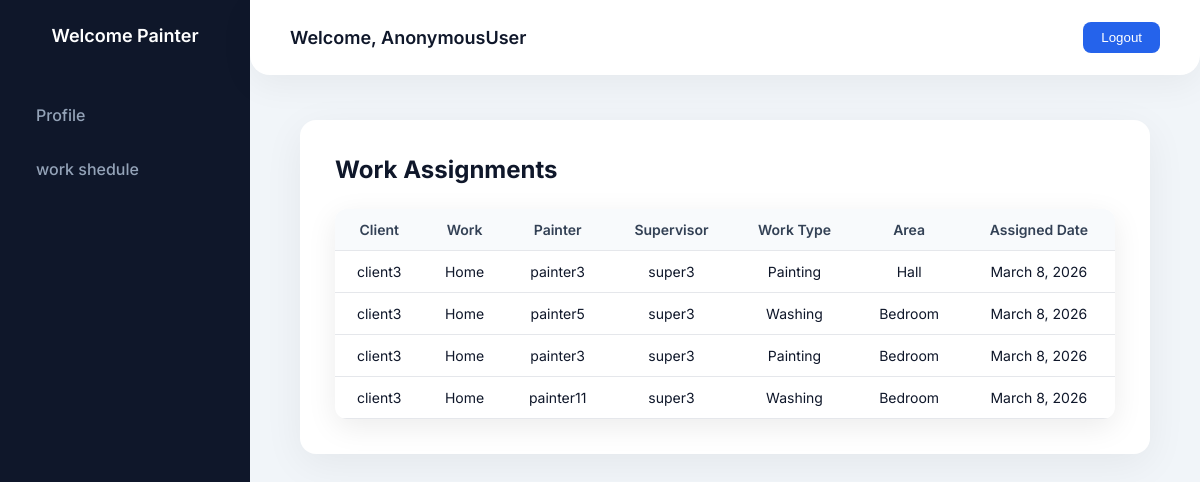
/painter-assigned-works/, run on an earlier commit of the app's database.
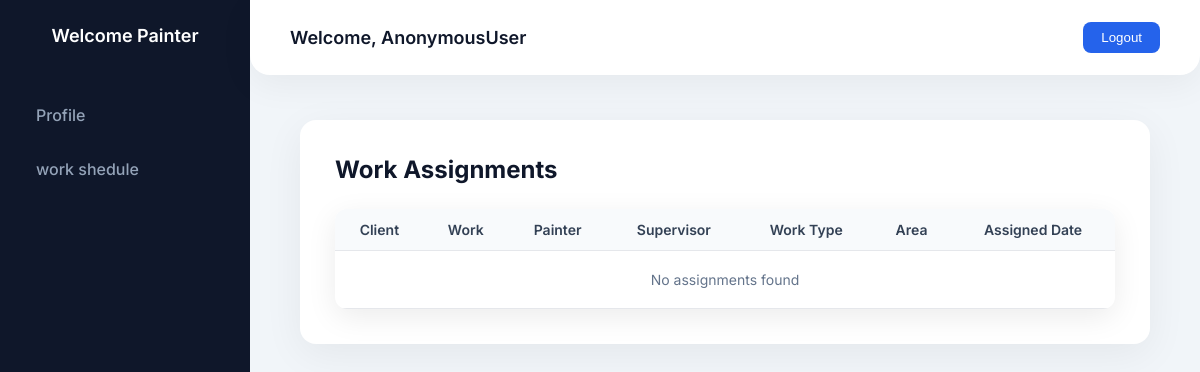
And on a later commit of the database.
### brush_track_app/models.py (models this page shows, shortened)
class WorkAssign(models.Model):
    AREA_CHOICES = [
        ('hall', 'Hall'),
        ('bedroom', 'Bedroom'),
        ('kitchen', 'Kitchen'),
        ('bathroom', 'Bathroom'),
        ('exterior', 'Exterior'),
    ]
    WORK_TYPE_CHOICES = [
        ('painting', 'Painting'),
        ('washing', 'Washing'),
        ('cleaning', 'Cleaning'),
    ]
    STATUS_CHOICES = [
        ('pending', 'Pending'),
        ('in_progress', 'In Progress'),
        ('completed', 'Completed'),
    ]
    client = models.ForeignKey(Client, on_delete=models.CASCADE)
    work = models.ForeignKey(Work, on_delete=models.CASCADE)
    painter = models.ForeignKey(Painter, on_delete=models.CASCADE)
    supervisor = models.ForeignKey(Supervisor, on_delete=models.CASCADE)
    work_type = models.CharField(max_length=20, choices=WORK_TYPE_CHOICES)
    area = models.CharField(max_length=50, choices=AREA_CHOICES)
    status = models.CharField(max_length=20, choices=STATUS_CHOICES, default='pending')
    assigned_date = models.DateField(auto_now_add=True)

class Client(models.Model):
    client_details = models.OneToOneField("Login", on_delete=models.DO_NOTHING)
    name = models.CharField(max_length=100)
    email = models.EmailField()
    phone = models.IntegerField()
    address = models.TextField(max_length=50)
    document = models.FileField(upload_to='documents/')
    def __str__(self):
        return self.name

class Work(models.Model):
    client = models.ForeignKey("Client", on_delete=models.CASCADE)
    supervisor = models.ForeignKey("Supervisor", on_delete=models.CASCADE)
    location = models.CharField(max_length=250)
    WORK_TYPE_CHOICES = [
        ("Home", "Home"),
        ("Office", "Office"),
        ("Building", "Building"),
        ("Shop", "Shop"),
        ("Apartment", "Apartment"),
    ]
    work_type = models.CharField(
        max_length=50,
        choices=WORK_TYPE_CHOICES
    )
    square_feet = models.IntegerField(null=True, blank=True)
    paint_type = models.CharField(max_length=100, null=True, blank=True)  # Interior / Exterior
    start_date = models.DateField(null=True, blank=True)
    expected_finish_date = models.DateField(null=True, blank=True)
    budget = models.DecimalField(max_digits=10, decimal_places=2, null=True, blank=True)
    status = models.CharField(
        max_length=50,
        choices=[
            ("Pending", "Pending"),
            ("Started", "Started"),
            ("Completed", "Completed"),
        ],
        default="Pending"
    )
    created_at = models.DateTimeField(auto_now_add=True)
    def __str__(self):
        return self.work_type

class Painter(models.Model):
        painter_details = models.OneToOneField("Login",on_delete=models.CASCADE)
        supervisor = models.ForeignKey("Supervisor",on_delete=models.SET_NULL,null=True,related_name="painters")
        name = models.CharField(max_length=100)
        email = models.EmailField(unique=True)
        phone = models.CharField(max_length=15)
        address = models.TextField()
        experience_years = models.PositiveIntegerField(default=0)
        document = models.FileField(upload_to='painter_documents/',blank=True,null=True)
        def __str__(self):
            return self.name

class Supervisor(models.Model):
    supervisor_details = models.OneToOneField("Login", on_delete=models.DO_NOTHING)
    name = models.CharField(max_length=100)
    email = models.EmailField()
    phone = models.IntegerField()
    address = models.TextField(max_length=50)
    document = models.FileField(upload_to='documents/')
    id_proof = models.FileField(upload_to='documents/')
    experience_years = models.IntegerField()
    is_active = models.BooleanField(default=True)
    def __str__(self):
        return self.name

### brush_track_app/painterview.py (the view)
# urls.py: path('painter-assigned-works/', painterview.painter_assigned_works, name='painter_assigned_works') ,
def painter_assigned_works(request):
    assignments = WorkAssign.objects.all()  # എല്ലാ assignment-കളും fetch ചെയ്യുന്നു
    return render(request, "painter/painter_assigned_works.html", {"assignments": assignments})

### templates/painter/painter_assigned_works.html (shortened to what this page needs)
{% extends "painter/painter.html" %}
{% block content %}
<div class="page-header">
<div class="page-title">
Work Assignments
</div>
</div>
<div class="table-card">
<table>
<thead>
<tr>
<th>Client</th>
<th>Work</th>
<th>Painter</th>
<th>Supervisor</th>
<th>Work Type</th>
<th>Area</th>
<th>Assigned Date</th>
</tr>
</thead>
<tbody>
{% for assign in assignments %}
<tr>
<td>{{ assign.client }}</td>
<td>{{ assign.work }}</td>
<td>{{ assign.painter }}</td>
<td>{{ assign.supervisor }}</td>
<td>{{ assign.get_work_type_display }}</td>
<td>{{ assign.get_area_display }}</td>
<td>{{ assign.assigned_date }}</td>
</tr>
{% empty %}
<tr>
<td colspan="8" class="empty">
No assignments found
</td>
</tr>
{% endfor %}
</tbody>
</table>
</div>
{% endblock %}

What changed in the data, as far as the page shows it:
removed WorkAssign: client "client3", work "Home", painter "painter3", supervisor "super3", work_type "Painting", area "Hall", assigned_date "March 8, 2026"
removed WorkAssign: client "client3", work "Home", painter "painter5", supervisor "super3", work_type "Washing", area "Bedroom", assigned_date "March 8, 2026"
removed WorkAssign: client "client3", work "Home", painter "painter3", supervisor "super3", work_type "Painting", area "Bedroom", assigned_date "March 8, 2026"
removed WorkAssign: client "client3", work "Home", painter "painter11", supervisor "super3", work_type "Washing", area "Bedroom", assigned_date "March 8, 2026"
Also different on the page:
text now shown: "No assignments found"
